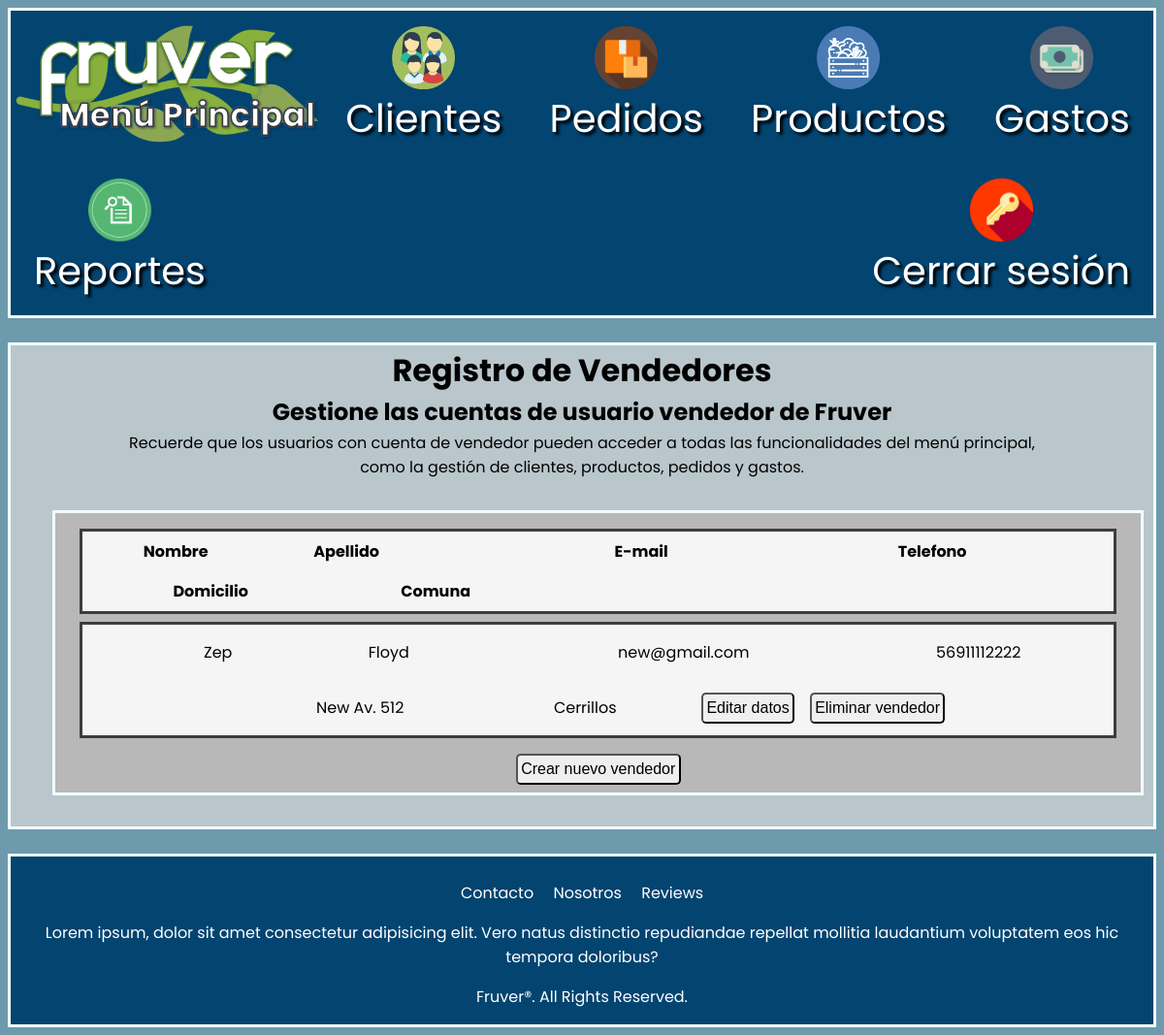
Page /mainmenu/gestionarvendedor (signed in) on the earlier database version.
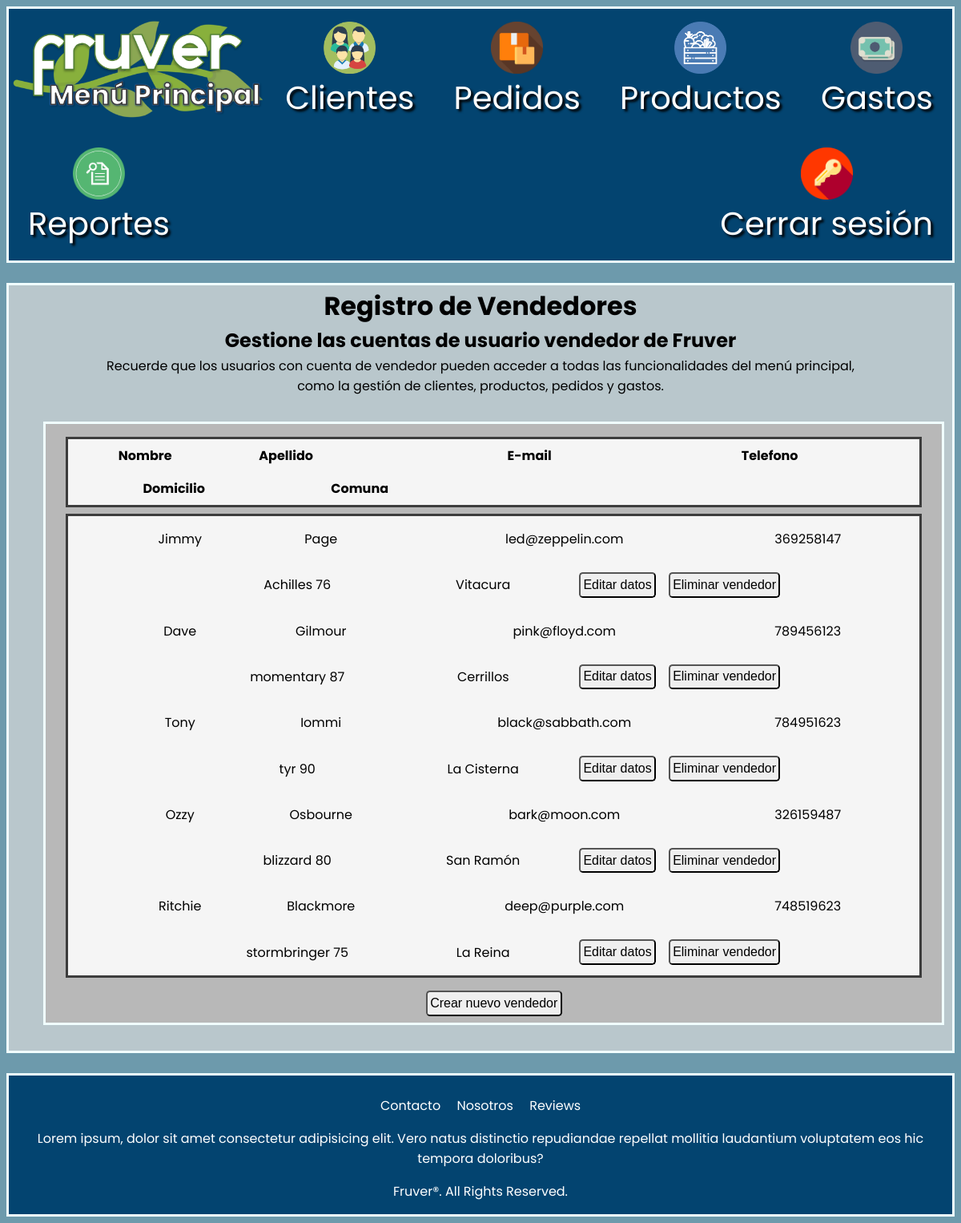
Same page on the later database version.
### Home/models.py (models this page shows, shortened)
class Usuario(AbstractBaseUser, PermissionsMixin):
    nombre_usuario = models.CharField(max_length=30)
    apellido_usuario = models.CharField(max_length=30)
    email_usuario = models.EmailField(max_length=50, unique=True)
    password = models.CharField(max_length=18)
    telefono_usuario = models.CharField(max_length=12)
    domicilio_usuario = models.CharField(max_length=50)
    comuna = models.CharField(max_length=40)
    is_staff = models.BooleanField(default=False)
    is_active = models.BooleanField(default=True)
    objects = CustomAccountManager()
    USERNAME_FIELD = 'email_usuario'
    REQUIRED_FIELDS = ['nombre_usuario', 'apellido_usuario', 'password', 'telefono_usuario', 'domicilio_usuario', 'comuna']

### Home/views.py (the view, shortened to what this page needs)
# urls.py: path('mainmenu/gestionarvendedor', views.gestionarvendedor, name='fruver-gestionarvendedor'), #Gestionar CRUD de vendedores
@login_required(login_url='fruver-acceso')
def gestionarvendedor(request):
    vendedores = Usuario.objects.filter(is_staff=True)
    form = FormularioCrearUsuario()
    context = {'form': form, 'vendedores': vendedores}
    return render(request, 'Home/gestionarvendedor.html', context)

### Pedidos/context_processor.py (called while the page is built)
def total_pedido(request):
    total = 0
    if request.user.is_authenticated:
        if "carrito" in request.session.keys():
            for key, value in request.session["carrito"].items():
                total += int(value["subtotal"])
    return {"total_pedido": total}

### Home/templates/Home/gestionarvendedor.html (shortened to what this page needs)
{% extends "Home/mainmenu.html" %}
{% load static %}
{% block stylesheet %}
<link rel="stylesheet" href="{% static 'Home/styles/gestionarvendedor.css' %}">
{% endblock stylesheet %}
{% block content %}
    <h1 class="info">Registro de Vendedores</h1>
    <h2 class="info">Gestione las cuentas de usuario vendedor de Fruver</h2>
    <p class="info">Recuerde que los usuarios con cuenta de vendedor pueden acceder a todas las funcionalidades del menú principal,<br>
       como la gestión de clientes, productos, pedidos y gastos.</p>
    <div class="container1">
        <div class="fila-titulos">
            <div class="titulo-columnas" id="nombre">
                <h4>Nombre</h4>
            </div>
            <div class="titulo-columnas" id="apellido">
                <h4>Apellido</h4>
            </div>
            <div class="titulo-columnas" id="correo">
                <h4>E-mail</h4>
            </div>
            <div class="titulo-columnas" id="telefono">
                <h4>Telefono</h4>
            </div>
            <div class="titulo-columnas" id="domicilio">
                <h4>Domicilio</h4>
            </div>
            <div class="titulo-columnas" id="comunax">
                <h4>Comuna</h4>
            </div>
        </div>
        <div class="lista-vendedores">
            <div class="fila-datos">
                {% for vendedor in vendedores %}
                    <div class="datos">
                        <div class="datosvendedor">
                            <p> {{ vendedor.nombre_usuario }}</p>
                        </div>
                        <div class="datosvendedor">
                            <p> {{ vendedor.apellido_usuario }}</p>
                        </div>
                        <div class="datosvendedor" id="emailvendedor" >
                            <p> {{ vendedor.email_usuario }}</p>
                        </div>
                        <div class="datosvendedor">
                            <p> {{ vendedor.telefono_usuario }}</p>
                        </div>
                        <div class="datosvendedor" id="domiciliovendedor">
                            <p> {{ vendedor.domicilio_usuario }}</p>
                        </div>
                        <div class="datosvendedor" id="comunavendedor" >
                            <p> {{ vendedor.comuna}}</p>
                        </div>
                        <a href="{% url 'fruver-editarvendedor' vendedor.id %}"><button type="button">Editar datos</button></a>
                        <a href="#" onclick="eliminarVendedor({{ vendedor.id }})"><button type="button">Eliminar vendedor</button></a>
                    </div>
                {% endfor %}
            </div>
        </div>
        <button type="button" id="crearvendedor">Crear nuevo vendedor</button>
    </div>
{% endblock content %}

Differences in the rows shown:
changed Usuario: nombre_usuario "Zep" → "Jimmy"; apellido_usuario "Floyd" → "Page"; email_usuario "new@gmail.com" → "led@zeppelin.com"; telefono_usuario "56911112222" → "369258147"; domicilio_usuario "New Av. 512" → "Achilles 76"; comuna "Cerrillos" → "Vitacura"
added Usuario: nombre_usuario "Dave", apellido_usuario "Gilmour", email_usuario "pink@floyd.com", telefono_usuario "789456123", domicilio_usuario "momentary 87", comuna "Cerrillos"
added Usuario: nombre_usuario "Tony", apellido_usuario "Iommi", email_usuario "black@sabbath.com", telefono_usuario "784951623", domicilio_usuario "tyr 90", comuna "La Cisterna"
added Usuario: nombre_usuario "Ozzy", apellido_usuario "Osbourne", email_usuario "bark@moon.com", telefono_usuario "326159487", domicilio_usuario "blizzard 80", comuna "San Ramón"
added Usuario: nombre_usuario "Ritchie", apellido_usuario "Blackmore", email_usuario "deep@purple.com", telefono_usuario "748519623", domicilio_usuario "stormbringer 75", comuna "La Reina"
